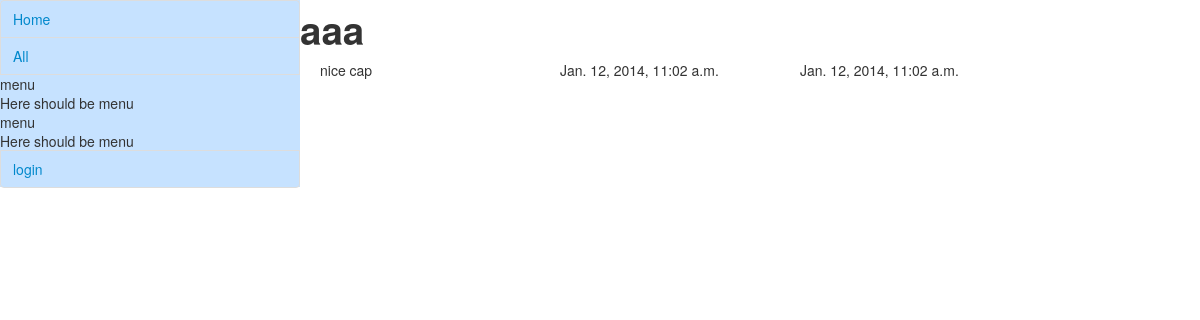
Before: /goods/products/1/ with the older database file.
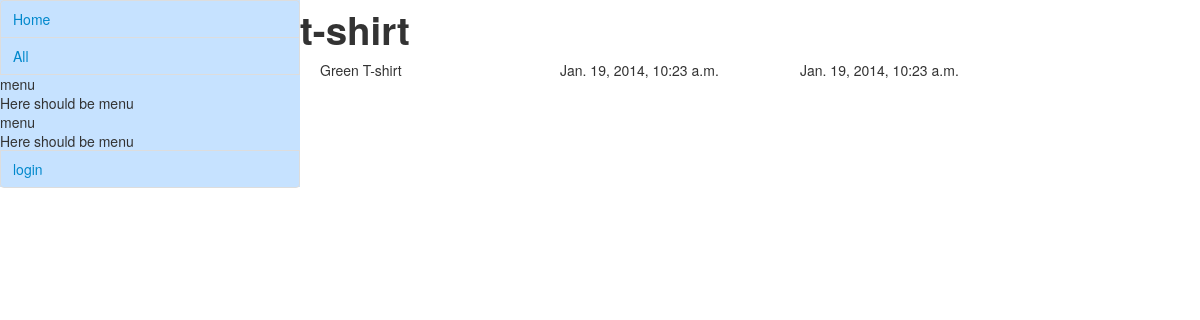
After: the same page with the newer database file.
### goods/models.py (models this page shows, shortened)
class Product(models.Model):
    article = models.CharField(max_length=10)
    name = models.CharField(max_length = 50)
    description = models.CharField(max_length=400)
    producer = models.ForeignKey(Producer)
    pub_date = models.DateTimeField('date created', auto_now_add=True)
    edit_date = models.DateTimeField('date edited', auto_now=True)

### goods/views.py (the view)
# urls.py: url(r'^products/(?P<product_id>\d+)/$', views.description, name='description'),
def description(request, product_id):
    product = get_object_or_404(Product, pk=product_id)
    return render(request, 'goods/description.html', {'product': product})

### goods/templates/goods/description.html
{% extends "catalog/base.html" %}
{% block sidebar %} {{ block.super }} {% endblock %}
{% block content %}
<div class="container">
    <h1> {{ product.name }} </h1>
    <article class="row">
        <p class="span3"> {{ product.description}}</p>
        <p class="span3">{{ product.edit_date}} </p>
        <p class="span3">{{ product.pub_date}} </p>
    </article>
</div>
{% endblock %}

Changed rows visible on the page:
changed Product: name "aaa" → "t-shirt"; description "nice cap" → "Green T-shirt"; edit_date "Jan. 12, 2014, 11:02 a.m." → "Jan. 19, 2014, 10:23 a.m."; pub_date "Jan. 12, 2014, 11:02 a.m." → "Jan. 19, 2014, 10:23 a.m."
